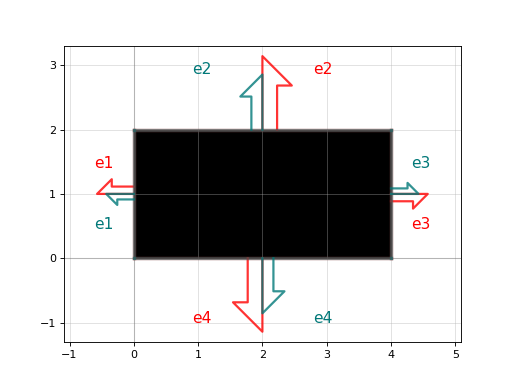

Python code for this plot:
import gdsfactory as gf

c = gf.components.rectangle(size=(4.0, 2.0), layer=(1, 0), centered=False, port_type='electrical')
c.plot()
